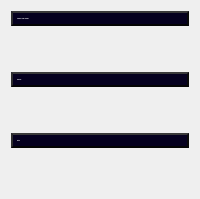
         <widget class="QFrame" name="Inf_Frame">
          <property name="font">
           <font>
            <family>Segon Ui</family>
            <pointsize>-1</pointsize>
           </font>
          </property>
          <property name="styleSheet">
           <string notr="true"/>
          </property>
          <property name="frameShape">
           <enum>QFrame::NoFrame</enum>
          </property>
          <layout class="QVBoxLayout" name="verticalLayout">
           <item>
            <widget class="QLabel" name="lab_Campany_Name">
             <property name="font">
              <font>
               <family>Segon Ui</family>
               <pointsize>-1</pointsize>
               <weight>75</weight>
               <bold>true</bold>
              </font>
             </property>
             <property name="styleSheet">
              <string notr="true">/* --- Depth + Outline for all widgets --- */
* {
    border-radius: 8px;

    border-top: 2px solid #3a3a3a;      /* highlight top */
    border-left: 2px solid #2e2e2e;     /* highlight left */
    border-right: 2px solid #080808;    /* shadow right */
    border-bottom: 2px solid #040404;   /* shadow bottom */
}

/* --- Default background for all widgets --- */
* {
    background-color: rgb(5, 0, 31);
    color: #ffffff;
}

/* --- Labels specifically --- */
QLabel {
    background-color: rgb(5, 0, 31);   /* ensure label has same background */
    color: white;                      /* white text */
    padding: 4px;                      /* small space inside */
    border-radius: 8px;
}</string>
             </property>
             <property name="text">
              <string>campany name: Enigma</string>
             </property>
            </widget>
           </item>
           <item>
            <spacer name="verticalSpacer">
             <property name="orientation">
              <enum>Qt::Vertical</enum>
             </property>
             <property name="sizeHint" stdset="0">
              <size>
               <width>20</width>
               <height>40</height>
              </size>
             </property>
            </spacer>
           </item>
           <item>
            <widget class="QLabel" name="Lab_Pressure">
             <property name="font">
              <font>
               <family>Segon Ui</family>
               <pointsize>-1</pointsize>
               <weight>75</weight>
               <bold>true</bold>
              </font>
             </property>
             <property name="styleSheet">
              <string notr="true">/* --- Depth + Outline for all widgets --- */
* {
    border-radius: 8px;

    border-top: 2px solid #3a3a3a;      /* highlight top */
    border-left: 2px solid #2e2e2e;     /* highlight left */
    border-right: 2px solid #080808;    /* shadow right */
    border-bottom: 2px solid #040404;   /* shadow bottom */
}

/* --- Default background for all widgets --- */
* {
    background-color: rgb(5, 0, 31);
    color: #ffffff;
}

/* --- Labels specifically --- */
QLabel {
    background-color: rgb(5, 0, 31);   /* ensure label has same background */
    color: white;                      /* white text */
    padding: 4px;                      /* small space inside */
    border-radius: 8px;
}</string>
             </property>
             <property name="text">
              <string>pressure:</string>
             </property>
            </widget>
           </item>
           <item>
            <spacer name="verticalSpacer_3">
             <property name="orientation">
              <enum>Qt::Vertical</enum>
             </property>
             <property name="sizeHint" stdset="0">
              <size>
               <width>20</width>
               <height>40</height>
              </size>
             </property>
            </spacer>
           </item>
           <item>
            <widget class="QLabel" name="lab_Depth">
             <property name="font">
              <font>
               <family>Segon Ui</family>
               <pointsize>-1</pointsize>
               <weight>75</weight>
               <bold>true</bold>
              </font>
             </property>
             <property name="styleSheet">
              <string notr="true">/* --- Depth + Outline for all widgets --- */
* {
    border-radius: 8px;

    border-top: 2px solid #3a3a3a;      /* highlight top */
    border-left: 2px solid #2e2e2e;     /* highlight left */
    border-right: 2px solid #080808;    /* shadow right */
    border-bottom: 2px solid #040404;   /* shadow bottom */
}

/* --- Default background for all widgets --- */
* {
    background-color: rgb(5, 0, 31);
    color: #ffffff;
}

/* --- Labels specifically --- */
QLabel {
    background-color: rgb(5, 0, 31);   /* ensure label has same background */
    color: white;                      /* white text */
    padding: 4px;                      /* small space inside */
    border-radius: 8px;
}</string>
             </property>
             <property name="text">
              <string>depth:</string>
             </property>
            </widget>
           </item>
           <item>
            <spacer name="verticalSpacer_4">
             <property name="orientation">
              <enum>Qt::Vertical</enum>
             </property>
             <property name="sizeHint" stdset="0">
              <size>
               <width>20</width>
               <height>40</height>
              </size>
             </property>
            </spacer>
           </item>
          </layout>
         </widget>
